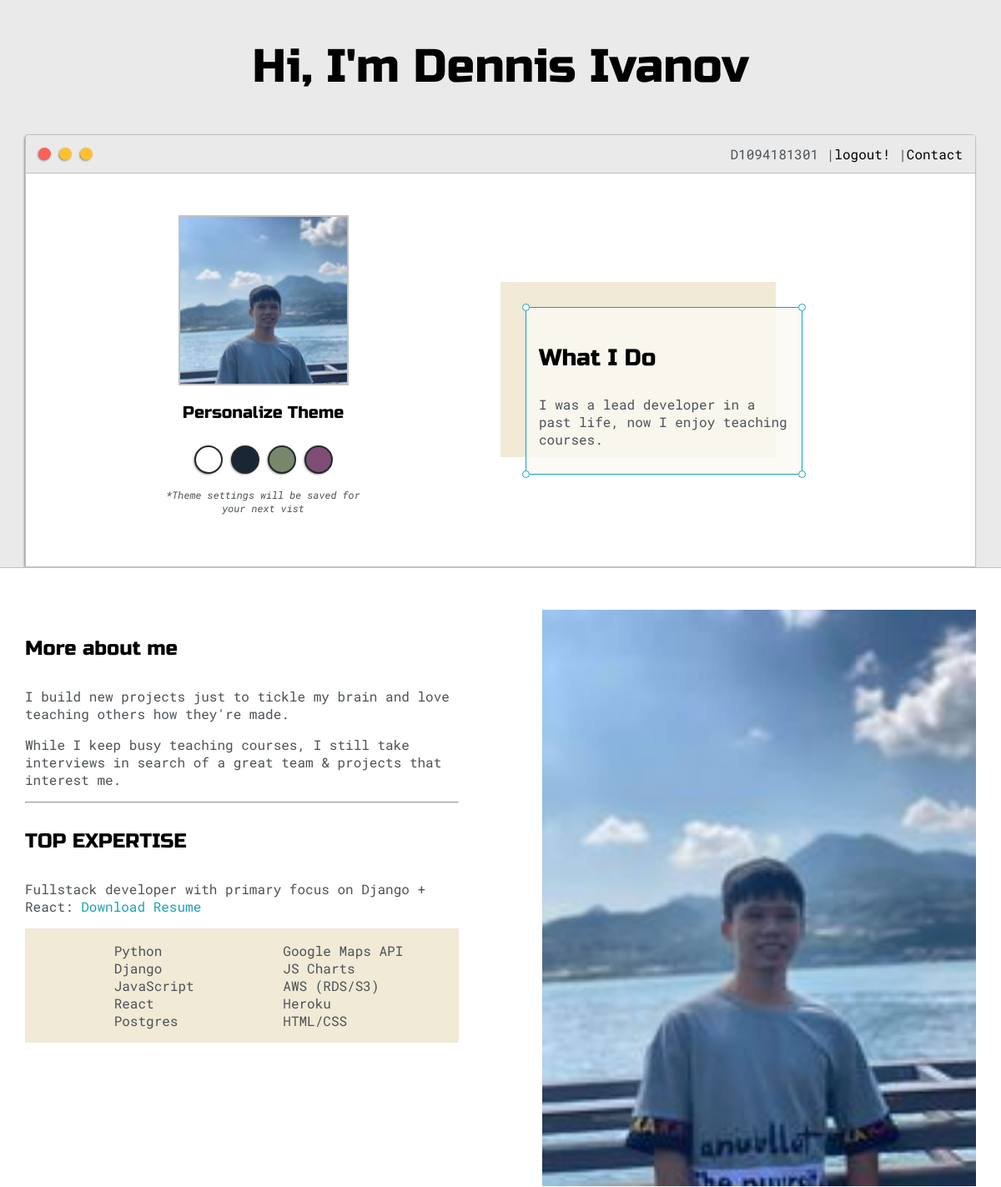
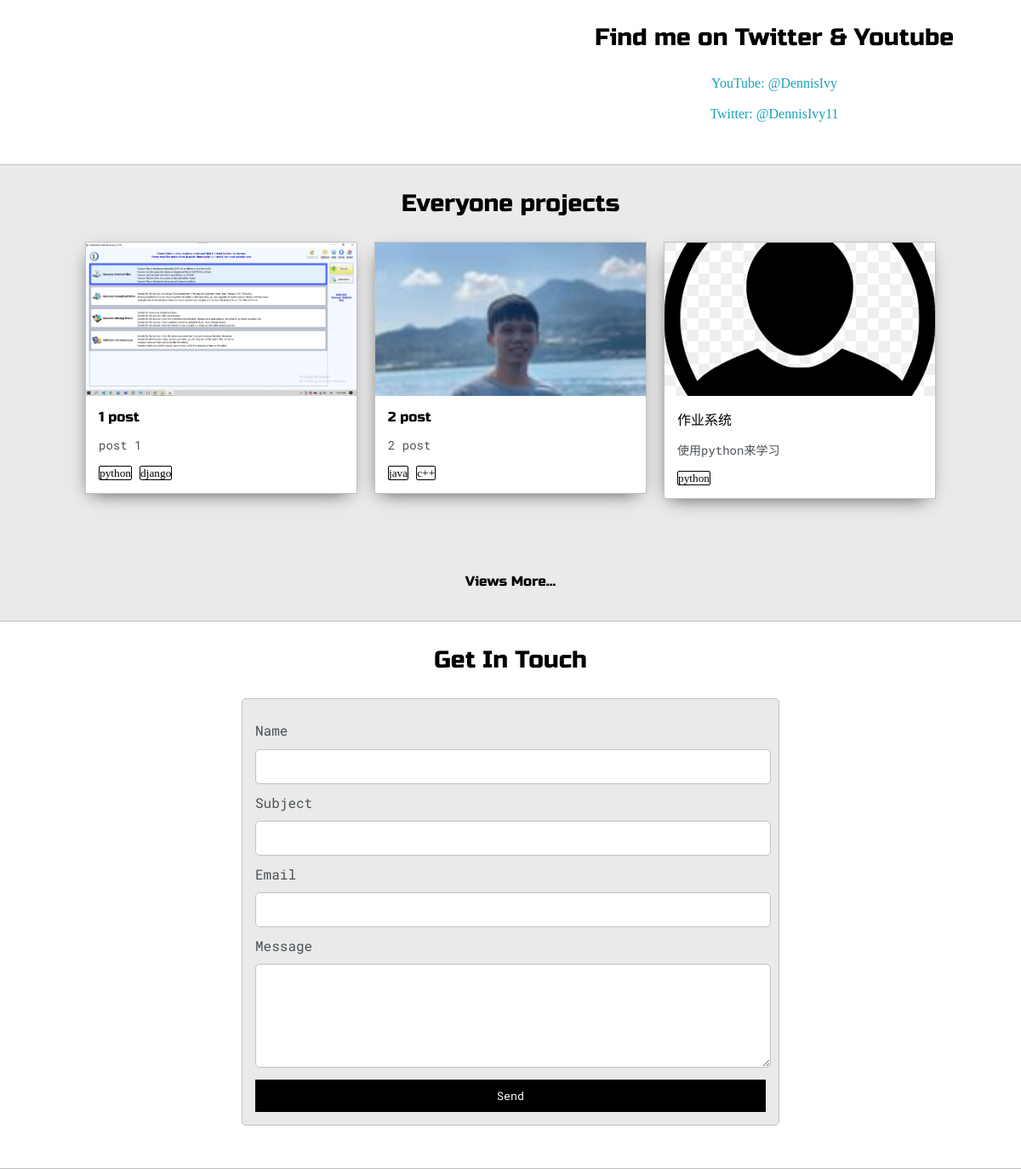
The app's page / (signed in) with its own data (2 pictures, top to bottom).
### OurProfile/models.py (models this page shows, shortened)
class Post(models.Model):
    customer = models.ForeignKey(User,on_delete=models.CASCADE)
    images = models.ImageField(null = True,blank=True)
    title = models.CharField(max_length=200)
    body = models.TextField(max_length=500)
    date_created = models.DateTimeField(auto_now_add=True)
    categories = models.ManyToManyField(Tag,null=True)
    public = models.BooleanField(default=False)
    private = models.BooleanField(default=False)

class Tag(models.Model):
    name = models.CharField(max_length=50)
    def __str__(self):
        return self.name

### OurProfile/views.py (the view)
# urls.py: path('',views.home,name="home"),
def home(request):
    posts = Post.objects.all()[0:3]
    context = {'posts':posts}
    return render(request,"OurProfile/home.html",context)

### OurProfile/templates/OurProfile/home.html (shortened to what this page needs)
<!DOCTYPE html>
{% load static %}
<html>
<head>
	<link rel="stylesheet"  type="text/css" href="{% static 'css/layout.css' %}">
	<link id="theme-style" rel="stylesheet" type="text/css" href="">
</head>
<body>
	<section class="s1">
		<div class="main-container">
			<div class="greeting-wrapper">
				<h1>Hi, I'm Dennis Ivanov</h1>
			</div>
			<div class="intro-wrapper">
				{% include 'OurProfile/navbar.html' %}
				<div class="left-column">
					<img id="profile_pic" src="{% static 'images/me.jpg' %}">
					<h5 style="text-align: center;line-height: 0;">Personalize Theme</h5>
					<div id="theme-options-wrapper">
						<div data-mode="light" id="light-mode" class="theme-dot"></div>
						<div data-mode="blue" id="blue-mode" class="theme-dot"></div>
						<div data-mode="green" id="green-mode" class="theme-dot"></div>
						<div data-mode="purple" id="purple-mode" class="theme-dot"></div>
					</div>
					<p id="settings-note">*Theme settings will be saved for<br>your next vist</p>
				</div>
				<div class="right-column">
					<div id="preview-shadow">
						<div id="preview">
							<div id="corner-tl" class="corner"></div>
							<div id="corner-tr" class="corner"></div>
							<h3>What I Do</h3>
							<p>I was a lead developer in a past life, now I enjoy teaching courses.</p>
							<div id="corner-br" class="corner"></div>
							<div id="corner-bl" class="corner"></div>
						</div>
					</div>
				</div>
			</div>
		</div>
	</section>
	<section class="s2">
		<div class="main-container">
			<div class="about-wrapper">
				<div class="about-me">
					<h4>More about me</h4>
					<p>I build new projects just to tickle my brain and love teaching others how they're made.</p>
					<p>While I keep busy teaching courses, I still take interviews in search of a great team & projects that interest me.</p>
					<hr>
					<h4>TOP EXPERTISE</h4>
					<p>Fullstack developer with primary focus on Django + React: <a target="_blank" href="resume.pdf">Download Resume</a></p>
					<div id="skills">
						<ul>
							<li>Python</li>
							<li>Django</li>
							<li>JavaScript</li>
							<li>React</li>
							<li>Postgres</li>
						</ul>
						<ul>
							<li>Google Maps API</li>
							<li>JS Charts</li>
							<li>AWS (RDS/S3)</li>
							<li>Heroku</li>
							<li>HTML/CSS</li>
						</ul>
					</div>
				</div>
				<div class="social-links">
					<img id="social_img" src="{% static 'images/me.jpg' %}">
					<h3>Find me on Twitter & Youtube</h3>
					<a target="_blank" href="https://www.youtube.com/c/dennisivy">YouTube: @DennisIvy</a>
					<br>
					<a target="_blank" href="https://twitter.com/dennisivy11">Twitter: @DennisIvy11</a>
				</div>
			</div>
		</div>
	</section>
	<section class="s1">
		<div class="main-container">
			<h3 style="text-align: center;">Everyone projects</h3>
			<div class="post-wrapper">
			{% for post in posts %}
				<div>
					<div class="post">
						<a href="{% url 'post' post.id %}"><img class="thumbnail" src="{{ post.images.url }}"></a>
						<div class="post-preview">
							<h6 class="post-title">{{post.title}}</h6>
							<p class="post-intro">{{post.body}}</p>
							{% for categories in post.categories.all %}
								<small style="border: solid 1px;border-radius: 2px;margin-right: 5px;">{{categories}}</small>
							{% endfor %}
						</div>
					</div>
				</div>
			{% endfor %}
			</div>
			<a href="{% url 'posts' %}"><h6 style="text-align: center;">Views More...</h6></a>
		</div>
	</section>
	<section class="s2">
		<div class="main-container">
			<h3 style="text-align: center;">Get In Touch</h3>
			<form id="contact-form">
				<label>Name</label>
				<input class="input-field" type="text" name="name">
				<label>Subject</label>
				<input class="input-field" type="text" name="subject">
				<label>Email</label>
				<input class="input-field" type="text" name="email">
				<label>Message</label>
				<textarea class="input-field" name="message"></textarea>
				<input id="submit-btn" type="submit" value="Send">
			</form>
		</div>
	</section>
</body>
</html>

### OurProfile/templates/OurProfile/navbar.html
{% load static %}
    <div class="nav-wrapper">
            <div class="dots-wrapper">
                <a href="{% url 'home' %}"><div id="dot-1" class="browser-dot"></div></a>
                <a href="{% url 'posts' %}"><div id="dot-2" class="browser-dot"></div></a>
                <a href="#"><div id="dot-2" class="browser-dot"></div></a>
            </div>
        <ul id="navigation">
            <li>
            {% if  request.user.is_authenticated %}
                {{user}}
                |<a href="{% url 'logout' %}">logout!</a>
            {% else %}
                <a href="{% url 'login' %}">login</a>
                |<a href="{% url 'createuser' %}">register?</a>
            {% endif %}
                |<a href="{% url 'home' %}">Contact</a>
            </li>
        </ul>
    </div>

### records on screen
Post: images (picture), title "1 post", body "post 1"
Tag: name "python"
Tag: name "django"
Post: images (picture), title "2 post", body "2 post"
Tag: name "java"
Tag: name "c++"
Post: images (picture), title "作业系统", body "使用python来学习"

### other values on screen
{{ user }} "D1094181301"
